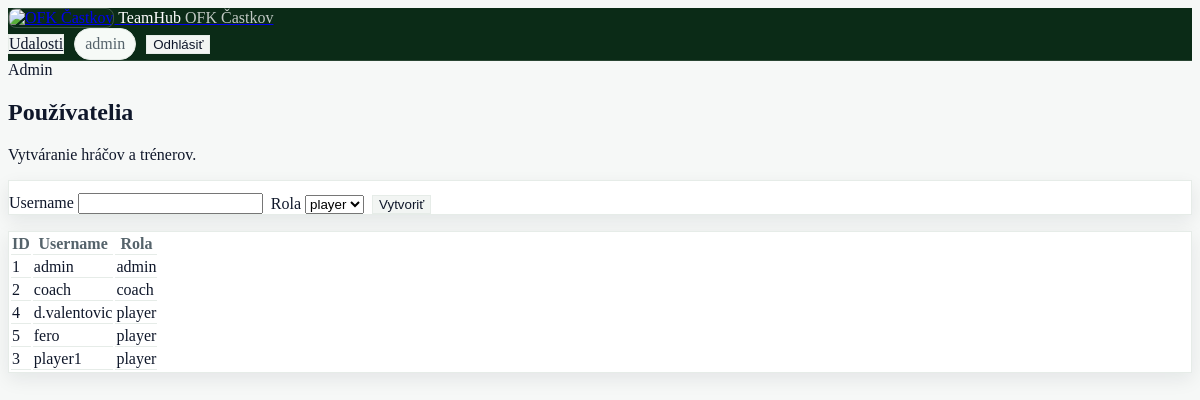
Page /admin/users (signed in) on the committed database.
### tables this page shows
CREATE TABLE users(
  id INTEGER PRIMARY KEY AUTOINCREMENT,
  username TEXT UNIQUE NOT NULL,
  password_hash TEXT NOT NULL,
  role TEXT NOT NULL
);

### pages/admin_users.py (the view)
@router.get("/users", name="admin_users_ui")
async def admin_users_ui(
    request: Request,
    user: User = Depends(require_admin),
    svc: AuthService = Depends(auth_service),
):
    templates = request.app.state.templates
    users = svc.list_users()
    return templates.TemplateResponse(
        "admin_users.html",
        {"request": request, "user": user, "users": users, "error": None, "created": None},
    )

### templates/admin_users.html (shortened to what this page needs)
{% extends "base.html" %}
{% block content %}
<div class="page">
  <div class="page__header">
    <div class="page__titles">
      <span class="page__kicker">Admin</span>
      <h2 class="page__title">Používatelia</h2>
      <p class="page__subtitle">Vytváranie hráčov a trénerov.</p>
    </div>
  </div>
  <div class="card" style="margin-bottom:1rem;">
    <form method="post" action="{{ request.url_for('admin_users_create') }}"
          style="display:flex; gap:0.5rem; flex-wrap:wrap; align-items:end; margin-top:0.75rem;">
      <label>
        Username
        <input type="text" name="username" required>
      </label>
      <label>
        Rola
        <select name="role">
          <option value="player">player</option>
        </select>
      </label>
      <button type="submit" class="button">Vytvoriť</button>
    </form>
  </div>
  <div class="card">
    <table class="table">
      <tr>
        <th>ID</th>
        <th>Username</th>
        <th>Rola</th>
      </tr>
      {% for u in users %}
        <tr>
          <td>{{ u.id if u.id is defined else u["id"] }}</td>
          <td>{{ u.username if u.username is defined else u["username"] }}</td>
          <td>{{ u.role if u.role is defined else u["role"] }}</td>
        </tr>
      {% endfor %}
    </table>
  </div>
</div>
{% endblock %}

### templates/base.html (shortened to what this page needs)
<!DOCTYPE html>
<html lang="sk">
<head>
  <link rel="stylesheet" href="{{ request.url_for('static', path='css/style.css') }}">
</head>
<body>
  <header class="nav">
    <div class="nav__inner">
      <a class="brand" href="{{ request.url_for('home_ui') }}">
          <img src="{{ request.url_for('static', path='img/castkov.png') }}"
               alt="OFK Častkov"
               style="width:28px;height:28px;border-radius:8px;object-fit:cover;border:1px solid rgba(255,255,255,0.2);">
          <span class="brand__name">TeamHub</span>
          <span class="brand__tag">OFK Častkov</span>
        </a>
      <div style="display:flex; gap:10px; align-items:center; flex-wrap:wrap;">
        <a class="button button--small" href="{{ request.url_for('events_ui') }}">Udalosti</a>
        {% if user %}
          <span class="badge">
            {{ user.username }}
          </span>
          <form method="post" action="{{ request.url_for('logout') }}" style="display:inline;">
            <button type="submit" class="button button--small">Odhlásiť</button>
          </form>
        {% else %}
          <a class="button button--small button--primary" href="{{ request.url_for('login_ui') }}">Prihlásiť</a>
        {% endif %}
      </div>
    </div>
  </header>
  <main class="container">
    {% block content %}{% endblock %}
  </main>
</body>
</html>

### static/css/style.css (style rules this page uses)
body { background: #f6f8f7; color: #0f172a; }
:root { --text: #0f172a; --muted: #55636b; --border: #e6ece8; --panel: #ffffff; --panel-2: #ffffff; --shadow2: 0 6px 18px rgba(16, 24, 40, 0.08); --radius2: 14px; --pad: 18px; }
.nav { backdrop-filter: none !important; -webkit-backdrop-filter: none !important; background: #0b2b17 !important; border-bottom: 1px solid rgba(255,255,255,0.12) !important; }
.brand__tag { color: rgba(255,255,255,0.75) !important; }
.brand__name { color: #fff !important; }
.card { background: #ffffff !important; border: 1px solid var(--border) !important; box-shadow: var(--shadow2) !important; }
.button { transition: none !important; transform: none !important; background: #f2f5f3 !important; border: 1px solid var(--border) !important; color: #0f172a !important; }
.badge { padding: 6px 10px !important; border-radius: 999px !important; background: #f6faf7 !important; border: 1px solid var(--border) !important; color: #55636b !important; }
.table th, .table td { color: #0f172a !important; border-bottom: 1px solid var(--border) !important; }
.table th { color: #55636b !important; }

### rows in the picture
users: id "1", username "admin", role "admin"
users: id "2", username "coach", role "coach"
users: id "4", username "d.valentovic", role "player"
users: id "5", username "fero", role "player"
users: id "3", username "player1", role "player"

### other values in the picture
{{ user.username }} "admin"
